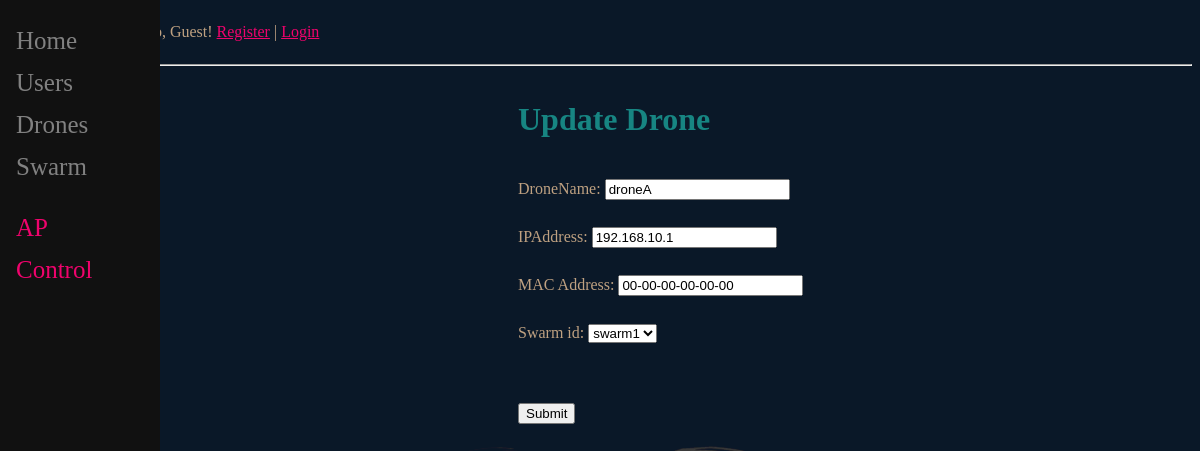
Before: /drone_edit/1 with the older database file.
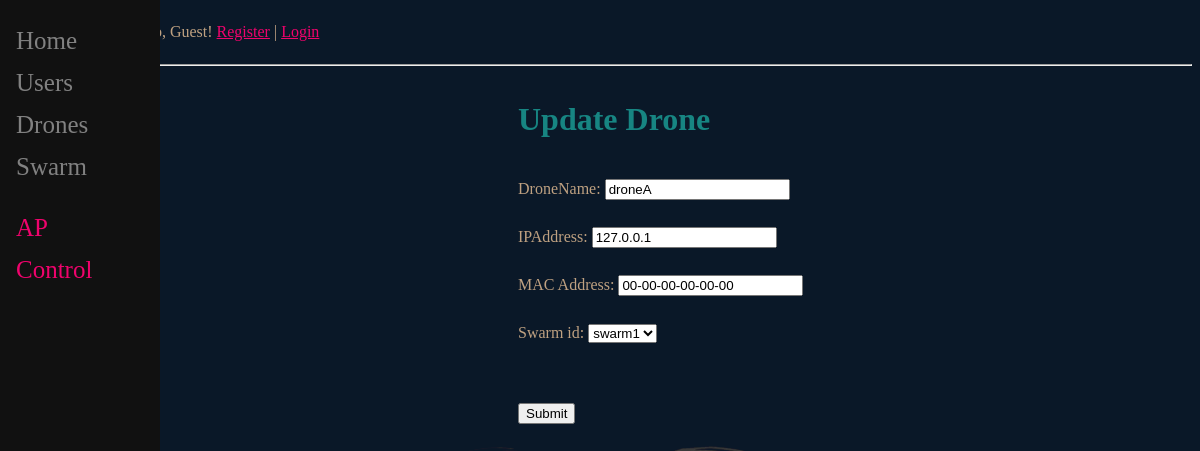
After: the same page with the newer database file.
### main/models.py (models this page shows, shortened)
class Drone(models.Model):
    user_id=models.ForeignKey(CustomUser,null=True, on_delete=models.SET_NULL)
    droneName=models.fields.CharField(max_length=32,unique=True)
    MAC_Address=models.CharField(max_length=17, default="00-00-00-00-00-00")
    IPAddress=models.GenericIPAddressField(max_length=64, default="192.168.1.1")
    createdAt=models.DateTimeField("datePublished", default=timezone.now)
    swarm_id=models.ForeignKey(Swarm,null=True, blank=True, on_delete=models.SET_NULL)
    UpdatedBy=models.CharField(max_length=32, default="User")

### main/views.py (the view)
# urls.py: path('drone_edit/<int:id>', drone_edit, name='drone_edit'),
def drone_edit(request, id):
    drone = Drone.objects.get(id=id)
    form = DroneForm(request.POST or None, instance=drone)
    if form.is_valid():
        try:
            form.save()
            return redirect('drone_list')
        except:
            pass
    return render(request,'main/drone_edit.html', {'drone': drone, 'form': form})

### main/forms.py
class DroneForm(forms.ModelForm):
    class Meta:
        model = Drone
        fields = ["droneName", "IPAddress", "MAC_Address", "swarm_id"]

### main/models.py (called while the page is built)
    def __str__(self):
        return self.swarmName or ''

### templates/main/drone_edit.html (shortened to what this page needs)
{% extends 'main/base.html' %}
{% block content %}
<h1>Update Drone</h1>
<form method="POST">
    {{ form.as_p }}
    <br/>
    <input type="submit" value="Submit"
        class="btn btn-secondary">
</form>
{% endblock %}

Changed rows visible on the page:
changed Drone "droneA": IPAddress "192.168.10.1" → "127.0.0.1"
